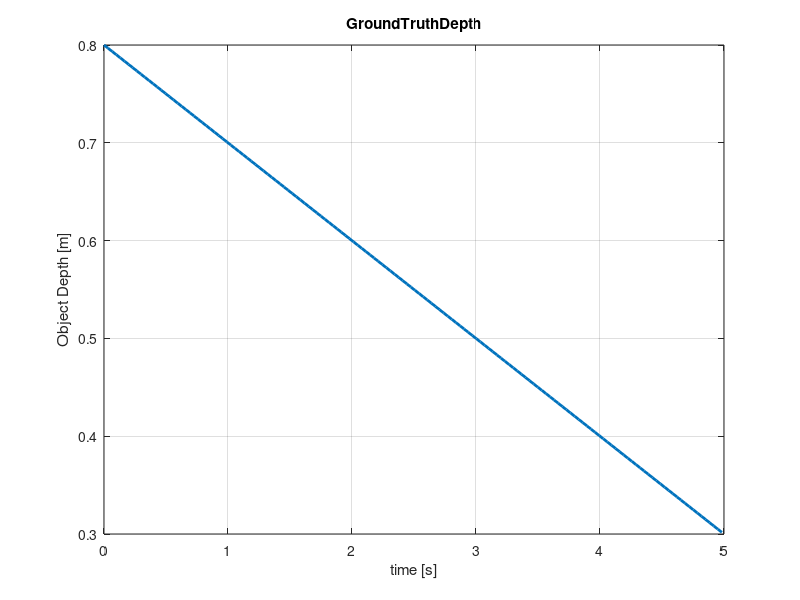
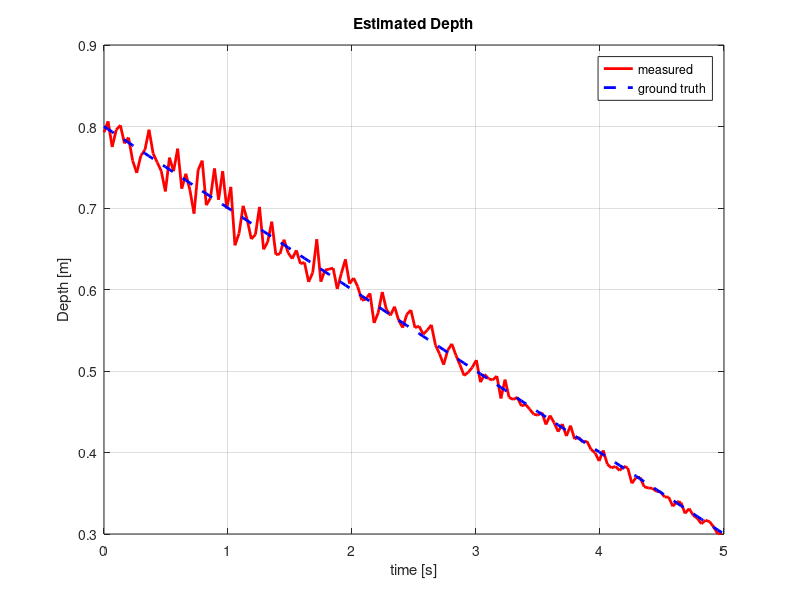
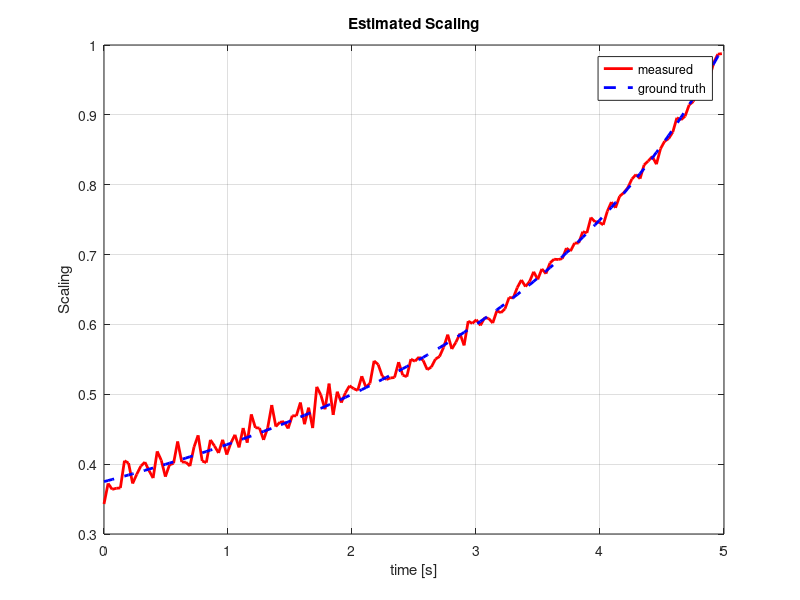
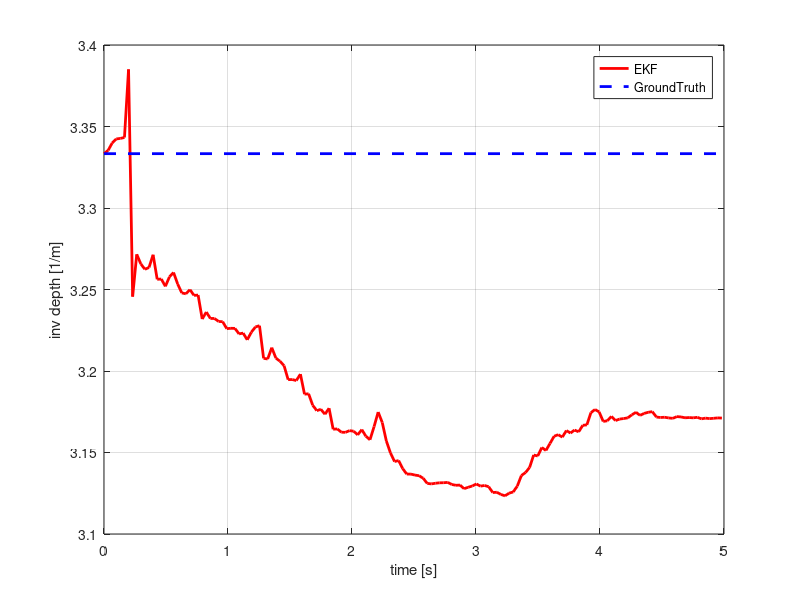

The MATLAB script that drew these images, in order:

clear all
close all

set(0, 'DefaultLineLineWidth', 2) 

%% config
%true depth
% sampling time 
ST = 0.033 %33ms
END = 5.0 % 5sec simulation
STEREO_NOISE_S = 1; % 1px sigma for stereo disparity noise
MONO_NOISE_S = 1; % 1?? sigma for monocular distance estimation noise

%% make ground truth data 
t = (0:ST:END).'; %time 
len = size(t,1);
freq =0.4;
Z = 0.3 + 0.1*sin(2*pi*freq*t);% 300mm +- 100mm
VZ = 2*pi*freq*0.1*cos(2*pi*freq*t);
Z = 0.8 - 0.1*t;% 300mm +- 100mm
VZ = -0.1+0*t;

%% Noisy Observation 
BF = 0.065*400; % base line * focal length
StereoNoise = STEREO_NOISE_S * randn(length(t),1);
Disp = BF./Z + StereoNoise;


mDisp = Disp;
INFF = 1000000000;
mDisp(mDisp>BF/0.275) = INFF;

figure(1);
plot(t,Z)
title('GroundTruthDepth')
xlabel('time [s]')
ylabel('Object Depth [m]')
grid on;
figure(2)
plot(t,BF./mDisp,'r',t,Z,'b--')
title('Estimated Depth')
xlabel('time [s]')
ylabel('Depth [m]')
legend('measured','ground truth')
grid on;

%% Noisy Monocluar Obserbation
Z0 = 0.3 % the real distance template is taken
IMG_SIZE = 600/2% 300 times 300 pix template
MonoNoise = MONO_NOISE_S*randn(length(t),1); % sigma = 1px image noise 
Snoise = 2./(Z0./Z * IMG_SIZE).* MonoNoise;
Scale = Z0./Z + Snoise;

figure(3);
plot(t,Scale,'r',t,Z0./Z,'b--')
title('Estimated Scaling')
xlabel('time [s]')
ylabel('Scaling')
legend('measured','ground truth')
grid on;

%% system matrix
A = [ 1,0,0;0,1,ST;0,0,1];
B = [0; ST^2/2; ST];
Q = B*B.';
% Measurment Covariance
R1 = STEREO_NOISE_S;
R2 = 5;

%% init
Pinit = diag([100,100,100]);
lam0 = 1/Z0;
Xinit = [lam0 Z(1) VZ(1)];

P = zeros(3,3,length(t));
X = zeros(3,length(t));
KG = zeros(3,2,length(t));
P(:,:,1) = Pinit;
X(:,1) = Xinit;


%%
BF_ = BF;
for i=2:length(t)
    % Estimate
    Xhat = A * X(:,i-1);
    Phat = A*P(:,:,i-1)*A.' + Q;

    
    
    
    % Switch value
    if mDisp(i)== INFF
        R1_ = INFF*INFF; mD=0;
    else
        R1_ = R1; mD = mDisp(i);        
    end
    %H1 = [0 -BF_/Xhat(2)/Xhat(2) 0];
    %H1 = [0 -mD/Xhat(2) 0];
    H1 = [0 -mD^2/BF_ 0];

    H2 = [Xhat(2) Xhat(1) 0];
    
    Kgain = Phat * H2.' / (H2*Phat*H2.'+R2);
    % update 2
    Xnew =  Xhat + Kgain*(1/Scale(i) - Xhat(1)*Xhat(2));
    Pnew = (eye(3) - Kgain*H2)*Phat;

    
    X(:,i) = Xnew;
    P(:,:,i) = Pnew;
    KG(:,1,i)=Kgain;
    %KG(:,2,i)=Kgain2;
end


%% figure
figure(4)
plot(t,X(1,:).','r',[t(1) t(len)],[1/Z0 1/Z0],'b--')
xlabel('time [s]')
ylabel('inv depth [1/m]')
grid on
legend('EKF','GroundTruth');

figure(5)
plot(t,X(2,:).','r',t,BF./mDisp,'b--',t,Z,'g-.')
xlabel('time [s]')
ylabel('depth [m]')
grid on
legend('EKF','Stereo Only','Ground Truth');


EZ=BF./mDisp;
EVZ = (EZ(2:len) - EZ(1:len-1) )/ST;
figure(6)
plot(t,X(3,:).','r',t(1:len-1),EVZ,'b--',t,VZ,'g-.')
xlabel('time [s]')
ylabel('speed of depth [m/s]')
grid on
legend('EKF','Stereo Only','Ground Truth');

%%
figure(7)
title('KalmanGain')
plot(t,squeeze(KG(:,1,:)),'-',t,squeeze(KG(:,2,:)),'--')
xlabel('time [s]')
ylabel('speed of depth [m/s]')
grid on

figure(8)
title('Cov')
plot(t,squeeze(P(1,1,:)),'-',t,squeeze(P(2,2,:)),'--',t,squeeze(P(3,3,:)),'-.')
xlabel('time [s]')
ylabel('Covariance')
grid on
